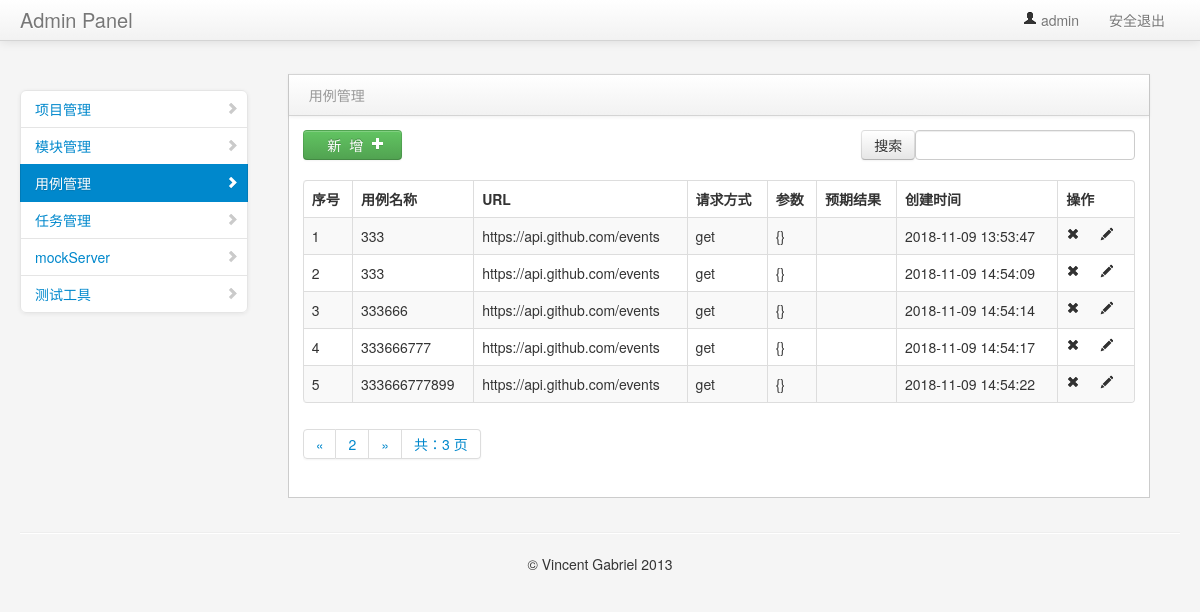
The page /interface/search_case/?search_case=&page=2 (signed in) on the database as committed earlier.
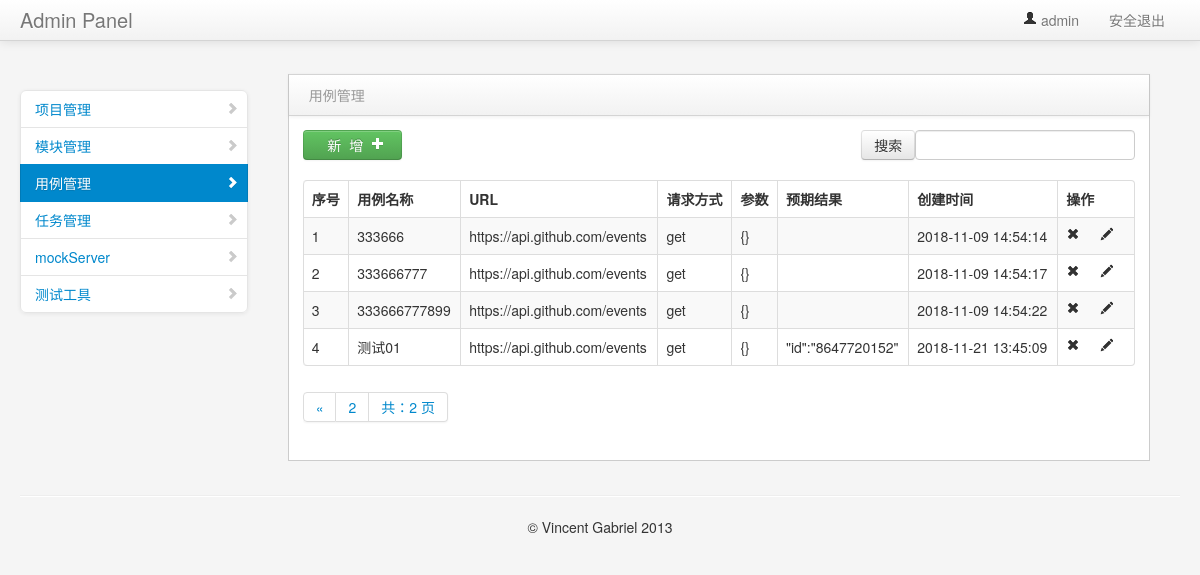
The same page on the database as committed later.
### interface_app/models.py (models this page shows, shortened)
class TestCase(models.Model):
    module = models.ForeignKey(Model, on_delete=models.CASCADE)
    name = models.CharField("名称",max_length=50,default="")
    url = models.CharField("URL",max_length=50,default="")
    req_methed = models.CharField("方法", max_length=50,default="")
    req_type = models.CharField("参数类型", max_length=50,default="")
    req_header = models.TextField("HEADER",default="")
    req_para = models.TextField("参数",default="")
    response_assert = models.TextField("验证",default="")
    creator = models.TextField("创建人",default="")
    create_time = models.DateTimeField("创建时间", auto_now=True)

### interface_app/views/testcase_view.py (the view)
# urls.py: path("search_case/", testcase_view.search_case),
@login_required
def search_case(request):
    if request.method == "GET":
        search_case = request.GET.get("search_case","")
        case_data = TestCase.objects.filter(name__icontains = search_case)
        contacts = page(request,case_data)
        return  render(request,"case_manage.html",{"type":"list","contacts": contacts,"search_case":search_case})
    else:
        return "404"

### common/page_help.py (called while the page is built)
def page(request,obj,count=5):
    paginator = Paginator(obj, count)
    page = request.GET.get("page")
    try:
        contacts = paginator.get_page(page)
    except EmptyPage:
        contacts = paginator.page(1)
    except PageNotAnInteger:
        contacts = paginator.page(paginator.num_pages)
    return contacts

### templates/case_manage.html (shortened to what the changed rows need)
{% extends "common/nav.html" %}
{% block context %}
<div class="span9" id="content">
    <div class="row-fluid">
{% if type == 'list'%}
     <div class="block">
        <div class="navbar navbar-inner block-header">
            <div class="muted pull-left">用例管理</div>
        </div>
        <div class="block-content collapse in">
            <div class="span12">
               <div class="table-toolbar">
                  <div class="btn-group">
                     <a><button class="btn btn-success" onclick="window.location.href='/interface/add_case/'">&nbsp&nbsp&nbsp新&nbsp&nbsp增&nbsp&nbsp<i class="icon-plus icon-white"></i>&nbsp</button></a>
                  </div>
                   <div class="btn-group pull-right">
                         <div class="dataTables_filter" id="example_filter">
                             <form method="get" action="/interface/search_case/">
                              <input class="btn" type="submit" value="搜索">
                              <label><input type="text" aria-controls="example" id="search_case" name="search_case"></label>
                             </form>
                        </div>
                    </div>
               </div>
                <table cellpadding="0" cellspacing="0" border="0" class="table table-striped table-bordered" id="example2">
                    <thead>
                        <tr>
                            <th>序号</th>
                            <th>用例名称</th>
                            <th>URL</th>
                            <th>请求方式</th>
                            <th>参数</th>
                            <th>预期结果</th>
                            <th>创建时间</th>
                            <th>操作</th>
                        </tr>
                    </thead>
                    <tbody>
                    {% for data in contacts %}
                        <tr class="gradeU">
                            <td>{{forloop.counter }}</td>
                            <td class="center">{{data.name}}</td>
                            <td>{{data.url}}</td>
                            <td>{{data.req_methed}}</td>
                            <td>{{data.req_para}}</td>
                            <td>{{data.response_assert}}</td>
                            <td class="center">{{ data.create_time | date:"Y-m-d H:i:s" }}</td>
                            <td class="center" style="width: 60px;">
                                <a onclick="del_id('{{ data.id }}')"><i class="icon-remove"></i></a>
                                <a href="/interface/edit_case/{{data.id}}"><i class="icon-pencil"></i></a>
                            </td>
                        </tr>
                    {% endfor %}
                    </tbody>
                </table>
            </div>
          <div class="pagination">
            <span class="step-links">
              <ul class="pagination">
                {% if contacts.has_previous %}
                  <li><a href="?search_case={{ search_case }}&page={{ contacts.previous_page_number }}">&laquo;</a></li>
                {% endif %}
                 <li><a href="#">{{ contacts.number }}</a></li>
                {% if contacts.has_next %}
                  {% if phone %}
                    <li><a href="?search_case={{ search_case }}&page={{ contacts.next_page_number }}">&raquo;</a></li>
                  {% else %}
                   <li><a href="?search_case={{ search_case }}&page={{ contacts.next_page_number }}">&raquo;</a></li>
                  {% endif %}
                {% endif %}
                <li><a href="#">共：{{ contacts.paginator.num_pages }} 页</a></li>
              </ul>
            </span>
          </div>
        </div>
     </div>
    </div>
</div>
 {% endif %}
{% endblock context %}

Rows that differ between the two databases and show on the page:
no longer on this page (row unchanged): TestCase: name "333", url "https://api.github.com/events", req_methed "get", req_para "{}", create_time "2018-11-09 13:53:47"
removed TestCase: name "333", url "https://api.github.com/events", req_methed "get", req_para "{}", create_time "2018-11-09 14:54:09"
now on this page (row unchanged): TestCase: name "测试01", url "https://api.github.com/events", req_methed "get", req_para "{}", response_assert "\"id\":\"8647720152\"", create_time "2018-11-21 13:45:09"
Other text that changed with them:
{{ contacts.paginator.num_pages }}: "3" → "2"
